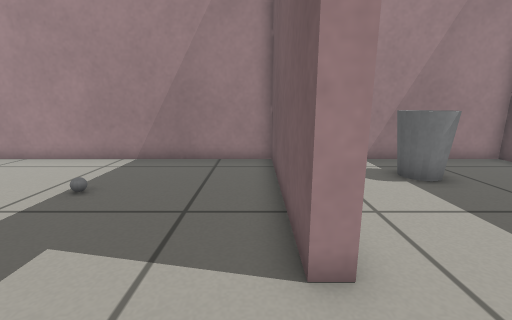
[1] (above)

12 first-person views from a walk through a Gazebo world. The camera is 0.54 m above the floor, tilts 12° down and sees 90° across. The floor is counted in squares, 0.25 m on a side. Each view is taken from the middle of a square. On the plan, view 1 faces up. The plan holds only what a view shows up to about 16 squares ahead; the rest is blank. The robots in the file are not drawn.

[2]
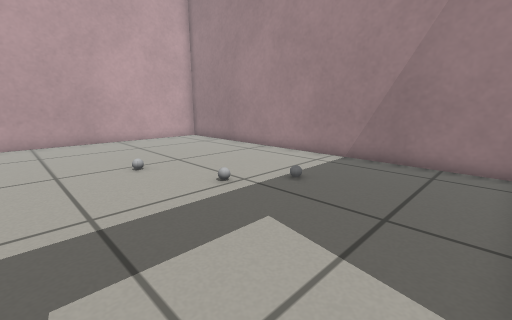

[3]
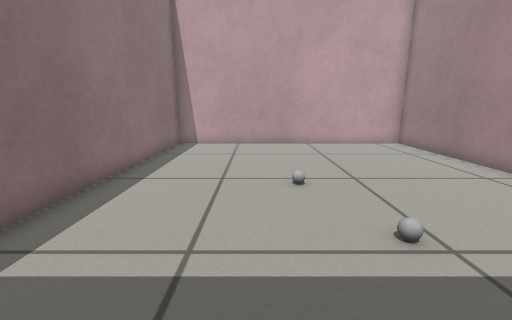

[4]
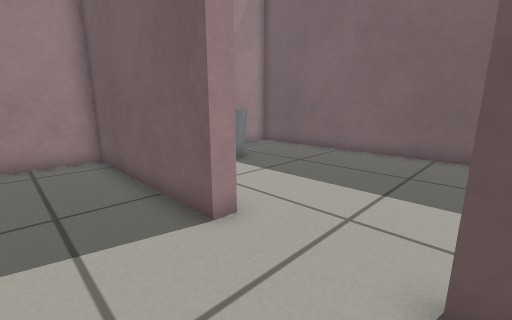

[5]
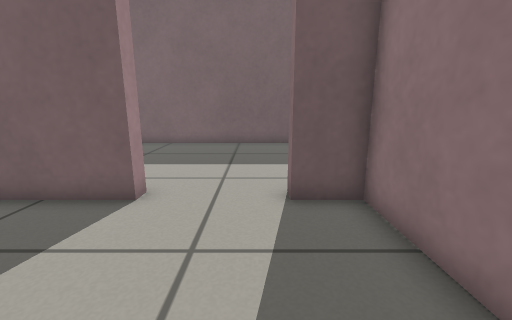

[6]
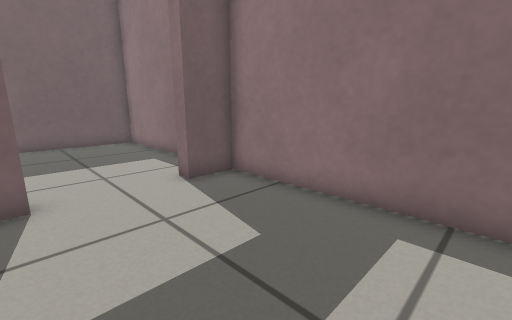

[7]
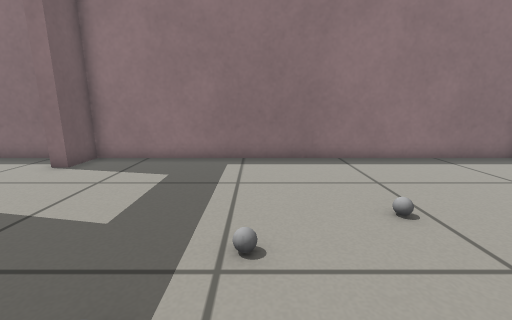

[8]
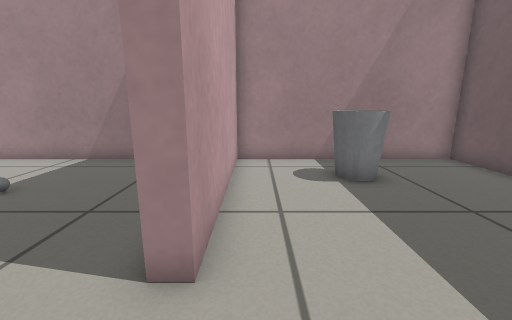

[9]
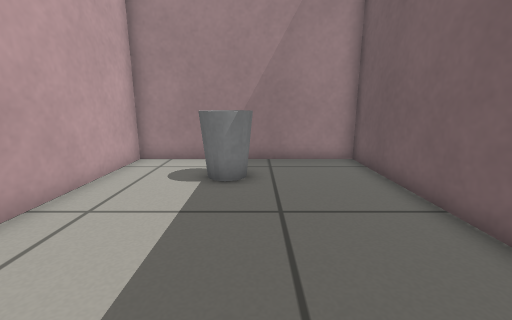

[10]
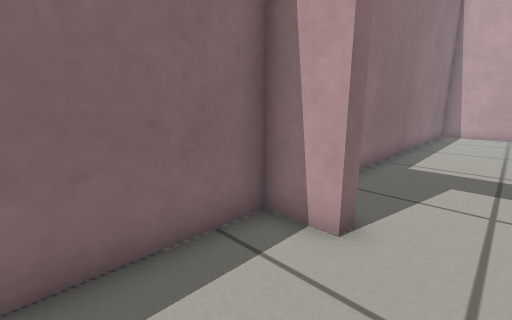

[11]
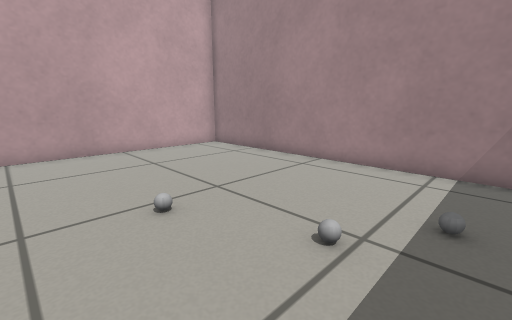

[12]
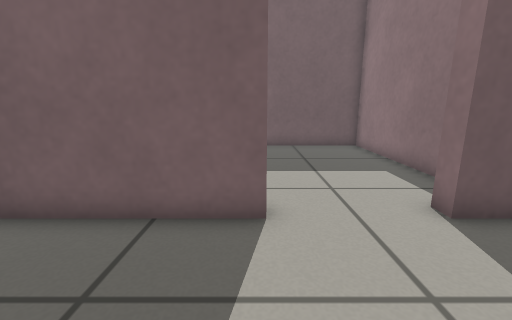

### Floor plan
Points are (right, up) in squares from view 1. A wall is a line through its corners. A room is listed if a view was taken in it or the views show most of it. See-through windows are left out.
Room 1 (views 1, 2, 3, 4, 5, 6, 7, 11, 12)
walls: (0.6, 2.8) (0.6, 10.3) (-16.8, 10.3) (-16.8, -2.5) (0.6, -2.5) (0.6, -0.8)
ways out: open door at (1, 1) to room 2
objects: grey ball (-9, 3); grey ball (-6, 5); grey ball (-5, 6)
Room 2 (views 8, 9, 10)
walls: (1.2, -0.8) (1.2, -2.5) (10, -2.5) (10, 10.3) (1.2, 10.3) (1.2, 2.8)
ways out: open door at (1, 1) to room 1
objects: other object (4, 7) to (6, 8)

Positions as (right, up) in squares from view 1, and headings:
1: (0, 0), facing up
2: (0, 0), facing up-left
3: (-2, 2), facing left
4: (-2, -1), facing up-right
5: (-5, 0), facing right
6: (-6, 3), facing down-right
7: (-6, 8), facing down
8: (2, 0), facing up
9: (6, 0), facing up
10: (5, 1), facing down-left
11: (-4, 1), facing up-left
12: (-4, 3), facing right
